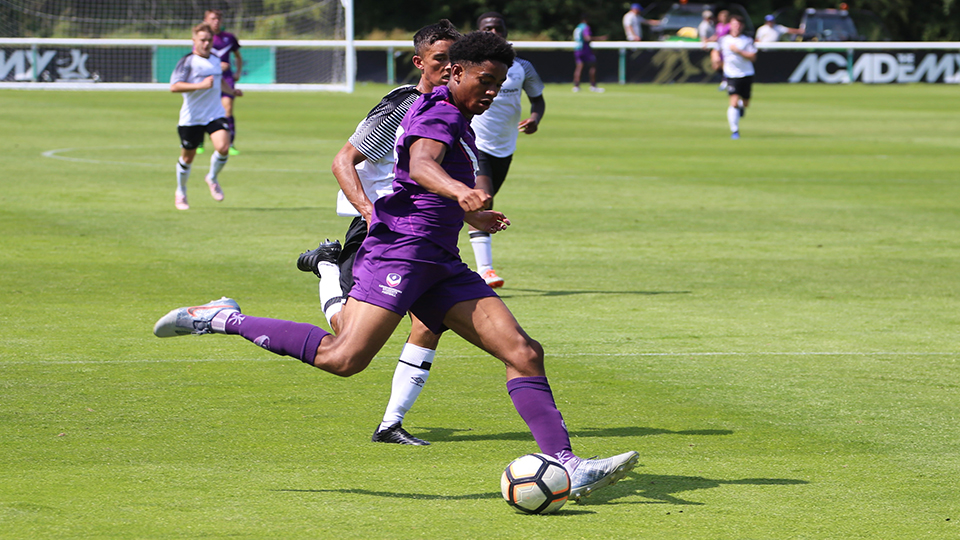
#> input picture football.jpg, 960 x 540 px
$ python object_detection.py
#> lines starting #> are read from the running program, lines starting #| are printed output that depends on the picture
import cv2
import numpy as np

img=cv2.imread('football.jpg',0)
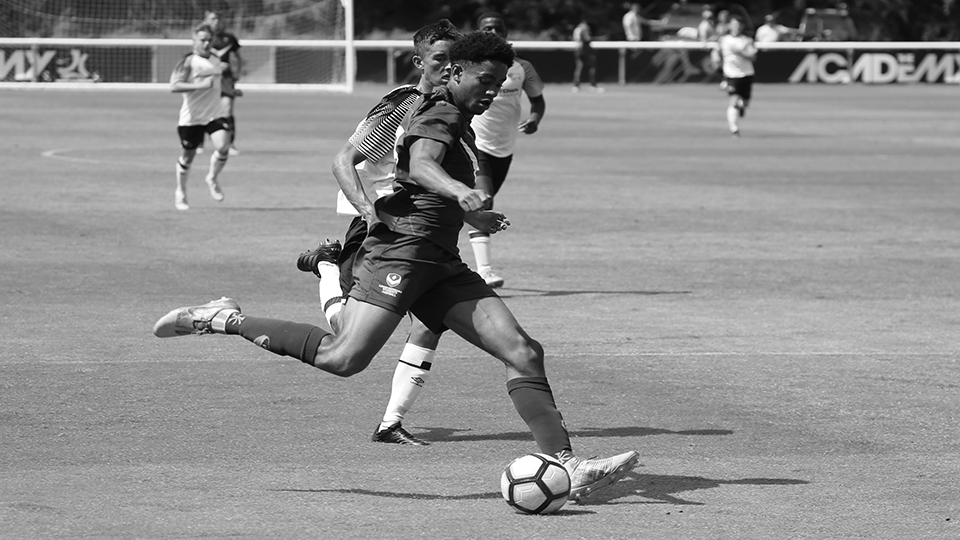
#> img: shape (540, 960); min 0, max 255, mean 141.6
temp=cv2.imread('ball.jpg',0)
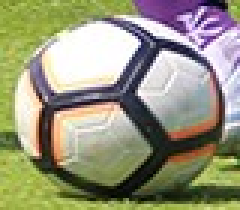
#> input picture ball.jpg, 80 x 70 px (shown 3 times larger)
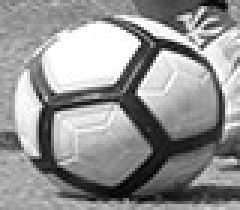
#> temp: shape (70, 80) (shown 3 times larger); min 0, max 255, mean 147.7

h, w = temp.shape
#> h = 70; w = 80

methods= [cv2.TM_CCOEFF, cv2.TM_CCOEFF_NORMED, cv2.TM_CCORR, cv2.TM_CCORR_NORMED, cv2.TM_SQDIFF, cv2.TM_SQDIFF_NORMED]

for method in methods:
    img2=img.copy()

    result=cv2.matchTemplate(img2, temp, method)

    min_val, max_val, min_loc, max_loc=cv2.minMaxLoc(result)
    print(min_loc, max_loc)


    if method in [cv2.TM_SQDIFF,cv2.TM_SQDIFF_NORMED]:
        location=min_loc
    else:
        location=max_loc


    bottom_right = (location[0] + w, location[1] + h)
    cv2.rectangle(img2, location, bottom_right, 255, 5)

    cv2.imshow("MATCHING",img2)
    cv2.waitKey(0)
    cv2.destroyAllWindows()
#> this loop made 6 passes
#> (min_val, max_val, min_loc, max_loc) on passes 1 to 6: (-12068277, 26787336, (534, 42), (496, 448)), (-0.455, 0.999, (576, 42), (496, 448)), (33302480, 148949408, (396, 259), (496, 448)), (0.545, 1, (410, 259), (496, 448)), (62480, 105176880, (496, 448), (404, 257)), (0.000419, 1, (496, 448), (350, 0))
#| (534, 42) (496, 448)
#| (576, 42) (496, 448)
#| (396, 259) (496, 448)
#| (410, 259) (496, 448)
#| (496, 448) (404, 257)
#| (496, 448) (350, 0)
#> pass 1, `result=cv2.matchTemplate(img2, temp, method)`:
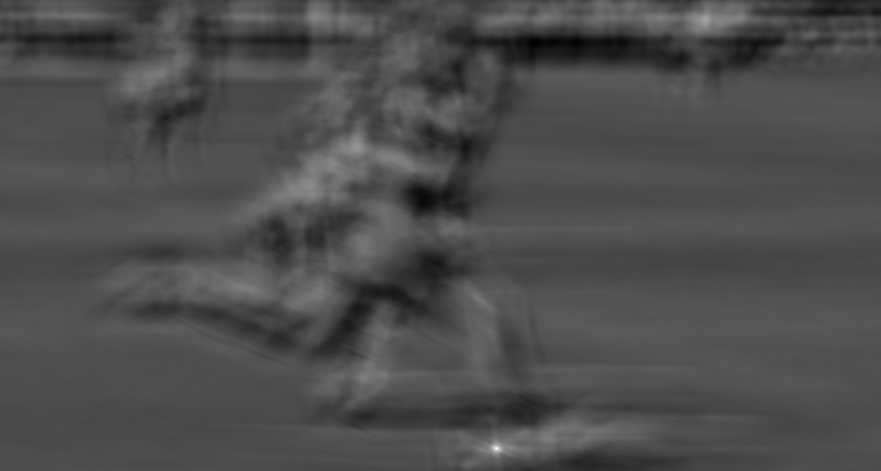
#> result: shape (471, 881) float32; min -12068277, max 26787336, mean -256739.5; drawn with min black and max white
#> pass 1, `cv2.imshow("MATCHING",img2)`:
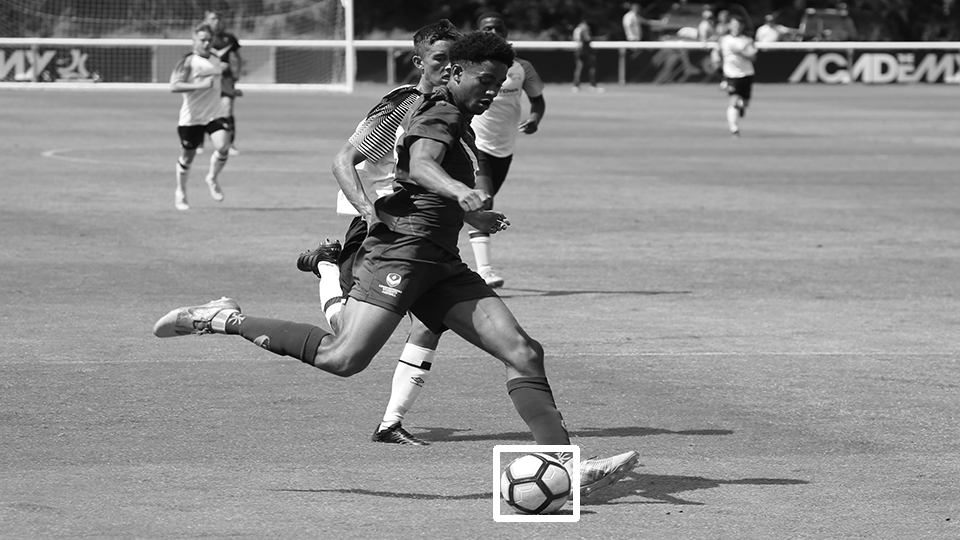
#> window 'MATCHING': shape (540, 960); min 0, max 255, mean 142
#> pass 3, `result=cv2.matchTemplate(img2, temp, method)`:
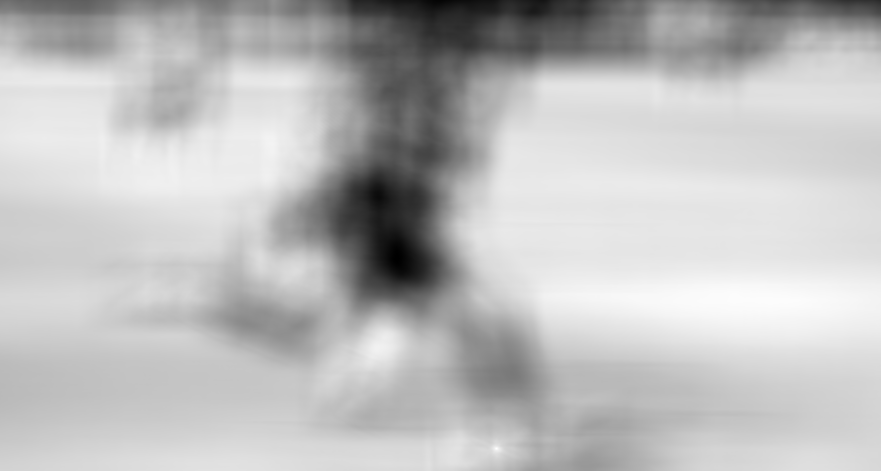
#> result: shape (471, 881) float32; min 33302480, max 148949408, mean 119223880; drawn with min black and max white
#> after the loop:
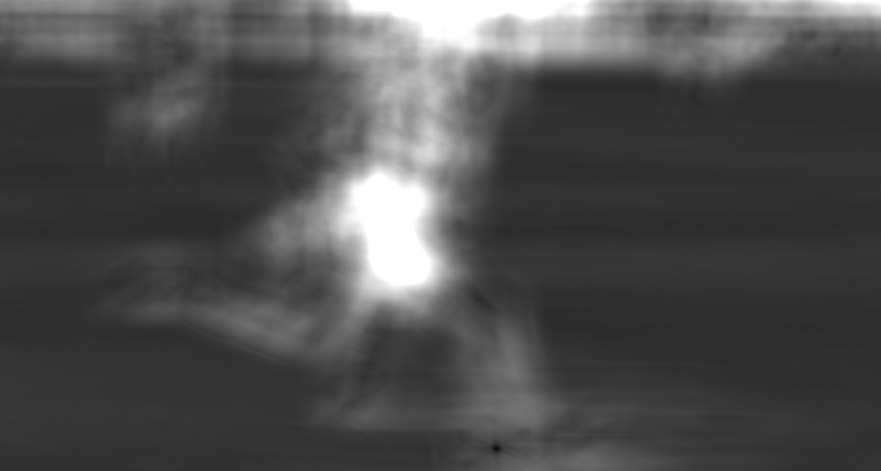
#> result: shape (471, 881) float32; min 0.000419, max 1, mean 0.306
